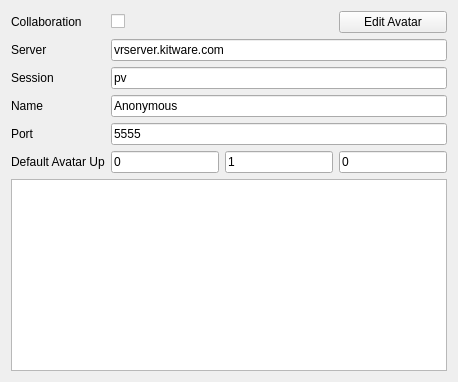
<?xml version="1.0" encoding="UTF-8"?>
<!-- SPDX-FileCopyrightText: Copyright (c) Kitware Inc. -->
<!-- SPDX-License-Identifier: BSD-3-Clause -->
<ui version="4.0">
 <class>VRCollaborationWidget</class>
 <widget class="QWidget" name="VRCollaborationWidget">
  <property name="sizePolicy">
   <sizepolicy hsizetype="Preferred" vsizetype="Preferred">
    <horstretch>0</horstretch>
    <verstretch>0</verstretch>
   </sizepolicy>
  </property>
  <layout class="QGridLayout" name="gridLayout">
   <item row="0" column="0">
    <widget class="QLabel" name="cHeader">
     <property name="sizePolicy">
      <sizepolicy hsizetype="Preferred" vsizetype="Fixed">
       <horstretch>0</horstretch>
       <verstretch>0</verstretch>
      </sizepolicy>
     </property>
     <property name="text">
      <string>Collaboration</string>
     </property>
    </widget>
   </item>
   <item row="0" column="1">
    <widget class="QCheckBox" name="cCollabEnable">
    </widget>
   </item>
   <item row="0" column="3">
    <widget class="QPushButton" name="configureAvatarBtn">
     <property name="toolTip">
      <string>&lt;html&gt;&lt;head/&gt;&lt;body&gt;&lt;p&gt;Map events to avatar head/hands.&lt;/p&gt;&lt;/body&gt;&lt;/html&gt;</string>
     </property>
     <property name="text">
      <string>Edit Avatar</string>
     </property>
     <property name="icon">
      <iconset resource="../../Qt/Components/Resources/pqComponents.qrc">
       <normaloff>:/pqWidgets/Icons/pqWrench.svg</normaloff>:/pqWidgets/Icons/pqWrench.svg</iconset>
     </property>
    </widget>
   </item>
   <item row="1" column="0">
    <widget class="QLabel" name="cServerLabel">
     <property name="sizePolicy">
      <sizepolicy hsizetype="Preferred" vsizetype="Fixed">
       <horstretch>0</horstretch>
       <verstretch>0</verstretch>
      </sizepolicy>
     </property>
     <property name="toolTip">
      <string>The IP address or server name to connect to</string>
     </property>
     <property name="text">
      <string>Server</string>
     </property>
    </widget>
   </item>
   <item row="1" column="1" colspan="3">
    <widget class="QLineEdit" name="cServerValue">
     <property name="text">
      <string>vrserver.kitware.com</string>
     </property>
    </widget>
   </item>
   <item row="2" column="0">
    <widget class="QLabel" name="cSessionLabel">
     <property name="sizePolicy">
      <sizepolicy hsizetype="Preferred" vsizetype="Fixed">
       <horstretch>0</horstretch>
       <verstretch>0</verstretch>
      </sizepolicy>
     </property>
     <property name="toolTip">
      <string>What session to connect to. A session is a string name. People who join the same session on the same server will see each other.</string>
     </property>
     <property name="text">
      <string>Session</string>
     </property>
    </widget>
   </item>
   <item row="2" column="1" colspan="3">
    <widget class="QLineEdit" name="cSessionValue">
     <property name="text">
      <string>pv</string>
     </property>
    </widget>
   </item>
   <item row="3" column="0">
    <widget class="QLabel" name="cNameLabel">
     <property name="sizePolicy">
      <sizepolicy hsizetype="Preferred" vsizetype="Fixed">
       <horstretch>0</horstretch>
       <verstretch>0</verstretch>
      </sizepolicy>
     </property>
     <property name="toolTip">
      <string>Your name to appear in XR</string>
     </property>
     <property name="text">
      <string>Name</string>
     </property>
    </widget>
   </item>
   <item row="3" column="1" colspan="3">
    <widget class="QLineEdit" name="cNameValue">
     <property name="text">
      <string>Anonymous</string>
     </property>
    </widget>
   </item>
   <item row="4" column="0">
    <widget class="QLabel" name="cPortLabel">
     <property name="sizePolicy">
      <sizepolicy hsizetype="Preferred" vsizetype="Fixed">
       <horstretch>0</horstretch>
       <verstretch>0</verstretch>
      </sizepolicy>
     </property>
     <property name="toolTip">
      <string>What port to connect to</string>
     </property>
     <property name="text">
      <string>Port</string>
     </property>
    </widget>
   </item>
   <item row="4" column="1" colspan="3">
    <widget class="QLineEdit" name="cPortValue">
     <property name="text">
      <string>5555</string>
     </property>
    </widget>
   </item>
   <item row="5" column="0">
    <widget class="QLabel" name="cAvUpLabel">
     <property name="sizePolicy">
      <sizepolicy hsizetype="Preferred" vsizetype="Fixed">
       <horstretch>0</horstretch>
       <verstretch>0</verstretch>
      </sizepolicy>
     </property>
     <property name="toolTip">
      <string>Default up vector for new avatars</string>
     </property>
     <property name="text">
      <string>Default Avatar Up</string>
     </property>
    </widget>
   </item>
   <item row="5" column="1">
    <widget class="QLineEdit" name="cAvatarUpX">
     <property name="text">
      <string>0</string>
     </property>
    </widget>
   </item>
   <item row="5" column="2">
    <widget class="QLineEdit" name="cAvatarUpY">
     <property name="text">
      <string>1</string>
     </property>
    </widget>
   </item>
   <item row="5" column="3">
    <widget class="QLineEdit" name="cAvatarUpZ">
     <property name="text">
      <string>0</string>
     </property>
    </widget>
   </item>
   <item row="6" column="0" colspan="4">
    <widget class="QPlainTextEdit" name="outputWindow"/>
   </item>
  </layout>
 </widget>
 <resources/>
</ui>
